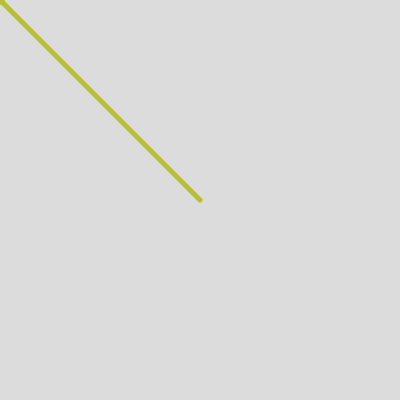
Frame 1 (no input)
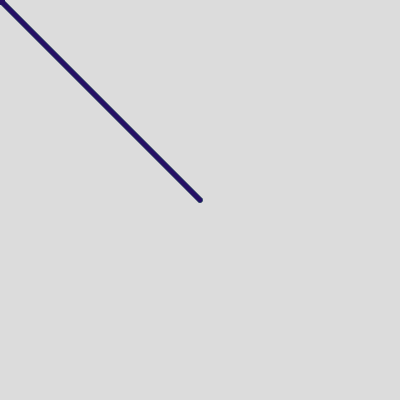
Frame 60 (no input)
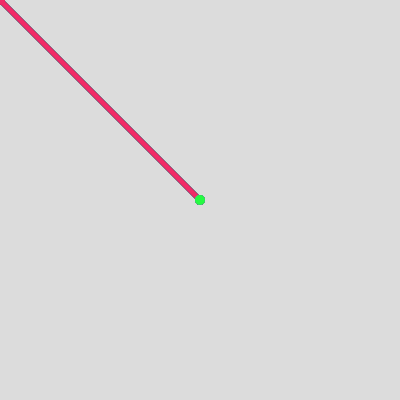
Frame 120 (the mouse pressed at the canvas centre since frame 60)

The p5.js sketch that drew these frames (run headless with seeded random() and noise() and a simulated clock; from frame 60 on, the mouse is pressed at the canvas centre):

// p5.js sketch
// ── sketch.js
let colour
let weight = 5
let size = 5

function setup() {
  createCanvas(400,400);
  background(220)
  stroke(255,0,0)
}


function draw(){

  strokeWeight(weight)
  let r = random(255) 
  let g = random(255) 
  let b = random(255) 
  // colour = (random(255), random(255), random(255))
  
  stroke(r,b,g)
  line(pmouseX , pmouseY, 200, 200)
  
  // fill(r,g,b)
  noFill()
  ellipse(pmouseX, pmouseY, size)
}



function keyTyped(){ 
  if (key === 'a') {
    background(220)
  }
  if (key === 'w') {
    weight +=1
    strokeWeight(weight)
    size += 1
  }
   if (key === 's') {
    weight -=1
    strokeWeight(weight)
    size -= 1
  }
}
